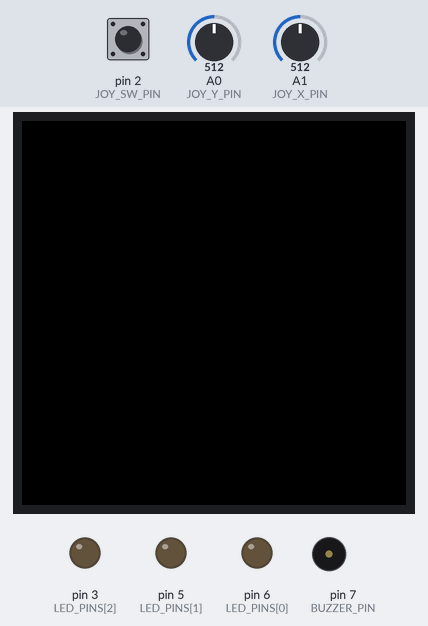
Simulated run of this sketch. Board: Arduino Uno, built with avr-gcc and run on an emulated ATmega328P. On the bench: 128×128 colour display, output pins drawn as LEDs (lit = HIGH), buzzer (waves = sounding). Dashed ring = blinking. The test bench sets the inputs (shaded band); at power-on: pin 2 (JOY_SW_PIN) HIGH, A1 (JOY_X_PIN) = 512, A0 (JOY_Y_PIN) = 512. EEPROM starts erased; what the sketch prints to the serial monitor is not drawn.

Above: at 1.4 s.
1.5 s: pin 2 (JOY_SW_PIN) pulled LOW for 3.2 s
At 3.8 s:
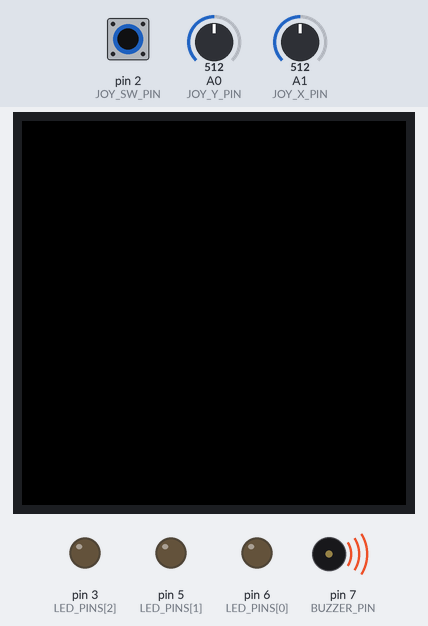
7.0 s: A1 (JOY_X_PIN) set to 716
8.5 s: A0 (JOY_Y_PIN) set to 784
10.0 s: A0 (JOY_Y_PIN) set to 817
11.7 s: pin 2 (JOY_SW_PIN) pulled LOW for 0.15 s
At 11.93 s:
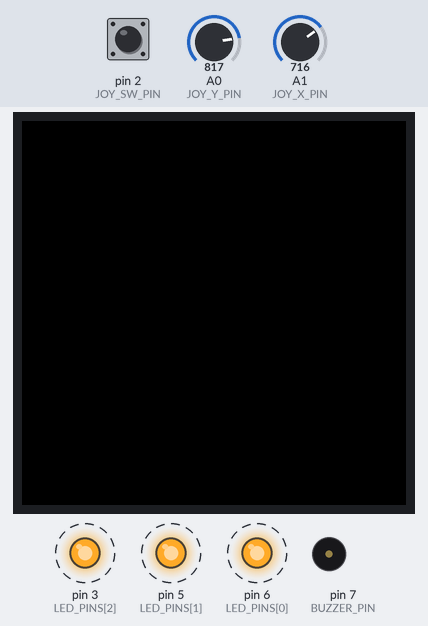
12.4 s: pin 2 (JOY_SW_PIN) pulled LOW for 0.15 s
At 13.06 s:
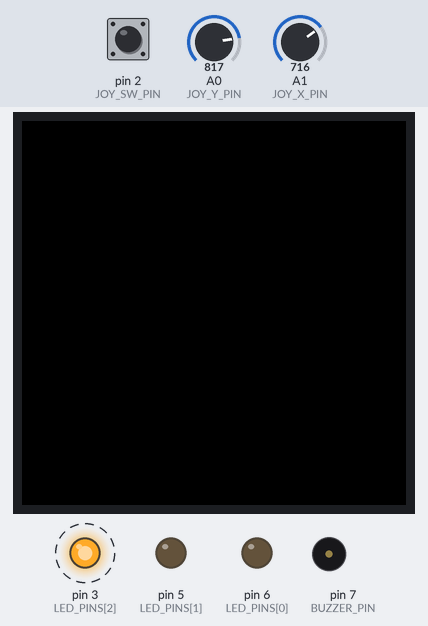
At 13.71 s:
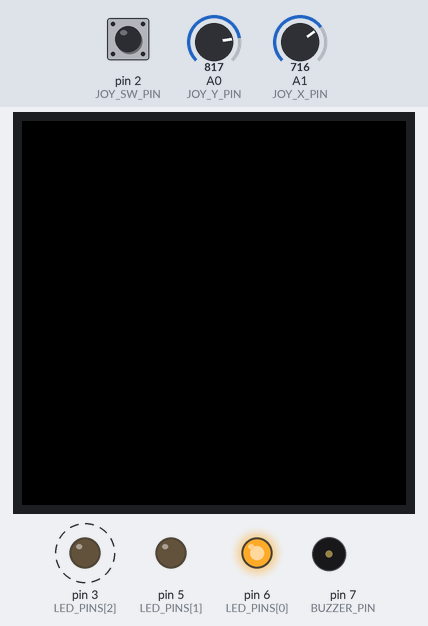
Timing chart, 0 to 14.1 s (numbered marks = the images above; inputs shaded):
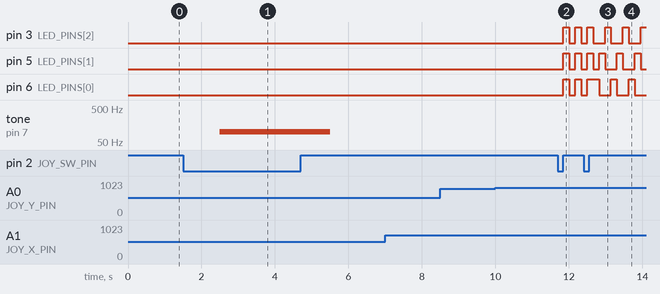

The sketch:

CP7VB_F.ino
```cpp
#include <Adafruit_GFX.h>
#include <Adafruit_ST7735.h>
#include <SPI.h>
#include <EEPROM.h>

// --- PIN DEFINITIONS (ST7735) ---
#define TFT_CS 10
#define TFT_DC 9
#define TFT_RST 8
Adafruit_ST7735 tft = Adafruit_ST7735(TFT_CS, TFT_DC, TFT_RST);

// --- I/O PIN DEFINITIONS ---
const int JOY_Y_PIN = A0;
const int JOY_X_PIN = A1;
const int JOY_SW_PIN = 2;
const int BUZZER_PIN = 7;
const int LED_PINS[] = {6, 5, 3};

// --- STATE MANAGEMENT ---
const int NUM_MODES = 4;
const char* MODE_NAMES[NUM_MODES] = {"OFF", "PULSE", "BLINK", "WAVE"};
int currentModeIndex = 0;
int selectedModeIndex = 0;
int parameterValue = 50;

const int EEPROM_ADDRESS = 0;

// --- TIMING VARIABLES ---
unsigned long lastStateTime = 0;
unsigned long lastBuzzerTime = 0;
const int BUZZER_DEBOUNCE_MS = 150;
bool ledState = LOW;

// --- SETUP ---
void setup() {
  Serial.begin(9600);
  Serial.println("=== MODE WEAVER SERIAL HMI ===");

  pinMode(JOY_SW_PIN, INPUT_PULLUP);
  pinMode(BUZZER_PIN, OUTPUT);
  for (int i = 0; i < 3; i++) pinMode(LED_PINS[i], OUTPUT);

  // TFT (kept, but optional now)
  tft.initR(INITR_144GREENTAB);
  tft.setRotation(1);
  tft.fillScreen(ST7735_BLACK);

  loadModeFromEEPROM();
  currentModeIndex = selectedModeIndex;
  drawMenu();

  Serial.print("Boot Mode: ");
  Serial.println(MODE_NAMES[currentModeIndex]);
  Serial.println("Use joystick to control system.");
}

// --- LOOP ---
void loop() {
  handleJoystick();
  updateLEDs(currentModeIndex, parameterValue);
}

// --- EEPROM ---
void loadModeFromEEPROM() {
  int savedIndex = EEPROM.read(EEPROM_ADDRESS);
  if (savedIndex >= 0 && savedIndex < NUM_MODES) {
    selectedModeIndex = savedIndex;
    Serial.print("EEPROM Loaded Mode: ");
    Serial.println(MODE_NAMES[selectedModeIndex]);
  } else {
    selectedModeIndex = 0;
    Serial.println("EEPROM invalid → Default OFF");
  }
}

void saveModeToEEPROM() {
  EEPROM.update(EEPROM_ADDRESS, currentModeIndex);
  Serial.print("EEPROM Saved Mode: ");
  Serial.println(MODE_NAMES[currentModeIndex]);
  buzzerCue(1000, 100);
}

// --- JOYSTICK ---
void handleJoystick() {
  static unsigned long lastMoveTime = 0;
  static unsigned long buttonPressStartTime = 0;
  const int MOVE_DEBOUNCE_MS = 200;

  int joyY = analogRead(JOY_Y_PIN);
  int joyX = analogRead(JOY_X_PIN);
  int buttonState = digitalRead(JOY_SW_PIN);
  unsigned long currentTime = millis();

  // Menu scroll
  if (currentTime - lastMoveTime > MOVE_DEBOUNCE_MS) {
    int oldSelected = selectedModeIndex;

    if (joyY < 200)
      selectedModeIndex = (selectedModeIndex + 1) % NUM_MODES;
    else if (joyY > 800)
      selectedModeIndex = (selectedModeIndex - 1 + NUM_MODES) % NUM_MODES;

    if (oldSelected != selectedModeIndex) {
      Serial.print("Selected Mode: ");
      Serial.println(MODE_NAMES[selectedModeIndex]);
      lastMoveTime = currentTime;
    }
  }

  // Parameter
  int newParameterValue = map(joyX, 0, 1023, 0, 100);
  if (abs(newParameterValue - parameterValue) > 1) {
    parameterValue = newParameterValue;
    Serial.print("Parameter = ");
    Serial.println(parameterValue);
  }

  // Button
  if (buttonState == LOW) {
    if(buttonPressStartTime == 0)
      buttonPressStartTime = currentTime;
    else if (currentTime - buttonPressStartTime > 1000) {
      currentModeIndex = selectedModeIndex;
      Serial.print("LONG PRESS → SAVE MODE: ");
      Serial.println(MODE_NAMES[currentModeIndex]);
      saveModeToEEPROM();
      buttonPressStartTime = 0;
    }
  }
  else if (buttonPressStartTime != 0) {
    if (currentTime - buttonPressStartTime < 1000) {
      currentModeIndex = selectedModeIndex;
      Serial.print("SHORT PRESS → ACTIVATE MODE: ");
      Serial.println(MODE_NAMES[currentModeIndex]);
    }
    buttonPressStartTime = 0;
  }
}

// --- LED ENGINE ---
void updateLEDs(int mode, int param) {
  unsigned long currentTime = millis();
  int speed = map(param, 0, 100, 500, 10);

  switch (mode) {
    case 0:
      for(int i=0;i<3;i++) analogWrite(LED_PINS[i], 0);
      break;

    case 1: {
      int brightness = (sin(currentTime / (float)speed) + 1.0) * 127.5;
      for(int i=0;i<3;i++) analogWrite(LED_PINS[i], brightness);
      break;
    }

    case 2:
      if (currentTime - lastStateTime >= speed) {
        lastStateTime = currentTime;
        ledState = !ledState;
        int v = ledState ? 255 : 0;
        for(int i=0;i<3;i++) analogWrite(LED_PINS[i], v);
      }
      break;

    case 3:
      if (currentTime - lastStateTime >= speed) {
        lastStateTime = currentTime;
        int activeLED = (lastStateTime / speed) % 3;
        for (int i = 0; i < 3; i++)
          analogWrite(LED_PINS[i], (i == activeLED) ? 255 : 0);
      }
      break;
  }
}

// --- TFT (kept, optional) ---
void drawMenu() {
  Serial.println("=== MENU ===");
  for (int i = 0; i < NUM_MODES; i++) {
    if(i == selectedModeIndex) Serial.print("> ");
    else Serial.print("  ");
    Serial.println(MODE_NAMES[i]);
  }
  Serial.print("ACTIVE: ");
  Serial.println(MODE_NAMES[currentModeIndex]);
  Serial.print("PARAM: ");
  Serial.println(parameterValue);
  Serial.println("==============");
}

void buzzerCue(int duration, int freq) {
  tone(BUZZER_PIN, freq, duration);
}
```

Measured:
- after the input at 1.5 s, tone on pin 7 (BUZZER_PIN): silent → 100 Hz after 1.0 s, → silent 3.0 s later
- after the input at 7.0 s, every drawn part: stays the same
- after the input at 8.5 s, every drawn part: stays the same
- after the input at 10.0 s, every drawn part: stays the same
- after the input at 11.7 s, pin 3 (LED_PINS[2]), pin 5 (LED_PINS[1]), pin 6 (LED_PINS[0]): alternates HIGH for 0.16 s and LOW for 0.16 s, starting after 0.15 s
- after the input at 12.4 s, pin 3 (LED_PINS[2]): alternates HIGH for 0.16 s and LOW for 0.32 s, starting after 0.58 s
